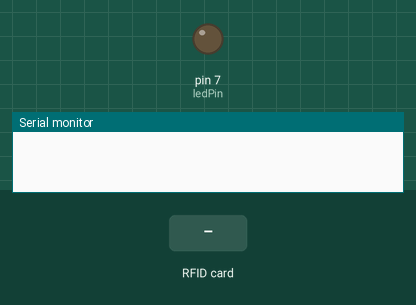
Recording of a sketch running on a simulated Arduino Uno, built with avr-gcc and run on an emulated ATmega328P. Shown: output pins drawn as LEDs (lit = HIGH), the last lines printed to the serial monitor. The test bench sets the inputs (shaded band). Pins used as bus, display or sensor lines are not drawn.

Above: at 1.2 s.
1.3 s: RFID card D0 E8 DA D9 held to the reader
At 1.8 s:
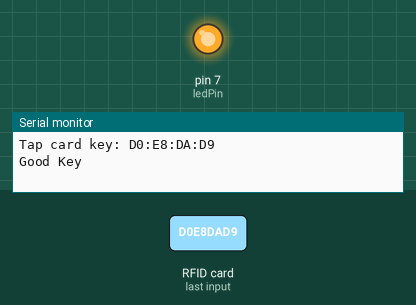
3.8 s: RFID card 5E 7A 19 C4 held to the reader
Timing chart, 0 to 6.8 s (numbered marks = the images above; inputs shaded):
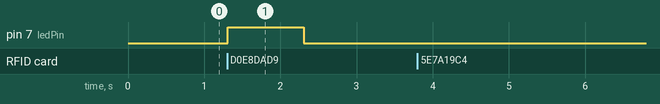

Measured:
- after the input at 1.3 s, pin 7 (ledPin): LOW → HIGH at once, → LOW 1.0 s later

The sketch:

rfid.ino
```cpp
#include "SPI.h"
#include "MFRC522.h"

#define SS_PIN 10
#define RST_PIN 9
#define SP_PIN 8
#define ledPin 7

MFRC522 rfid(SS_PIN, RST_PIN);

MFRC522::MIFARE_Key key;

void setup() {
  Serial.begin(9600);
  SPI.begin();
  rfid.PCD_Init();
  pinMode(ledPin, OUTPUT);
}

void loop() {
  if (!rfid.PICC_IsNewCardPresent() || !rfid.PICC_ReadCardSerial())
    return;

  // Serial.print(F("PICC type: "));
  MFRC522::PICC_Type piccType = rfid.PICC_GetType(rfid.uid.sak);
  // Serial.println(rfid.PICC_GetTypeName(piccType));

  // Check is the PICC of Classic MIFARE type
  if (piccType != MFRC522::PICC_TYPE_MIFARE_MINI &&
    piccType != MFRC522::PICC_TYPE_MIFARE_1K &&
    piccType != MFRC522::PICC_TYPE_MIFARE_4K) {
    Serial.println(F("Your tag is not of type MIFARE Classic."));
    return;
  }

  String strID = "";
  for (byte i = 0; i < 4; i++) {
    strID +=
    (rfid.uid.uidByte[i] < 0x10 ? "0" : "") +
    String(rfid.uid.uidByte[i], HEX) +
    (i!=3 ? ":" : "");
  }
  strID.toUpperCase();

  Serial.print("Tap card key: ");
  Serial.println(strID);
  if (strID == "D0:E8:DA:D9")
  {
    Serial.println("Good Key");
    digitalWrite(ledPin, HIGH);
    delay(1000);
    digitalWrite(ledPin, LOW);
  }
  rfid.PICC_HaltA();
  rfid.PCD_StopCrypto1();
}
```
